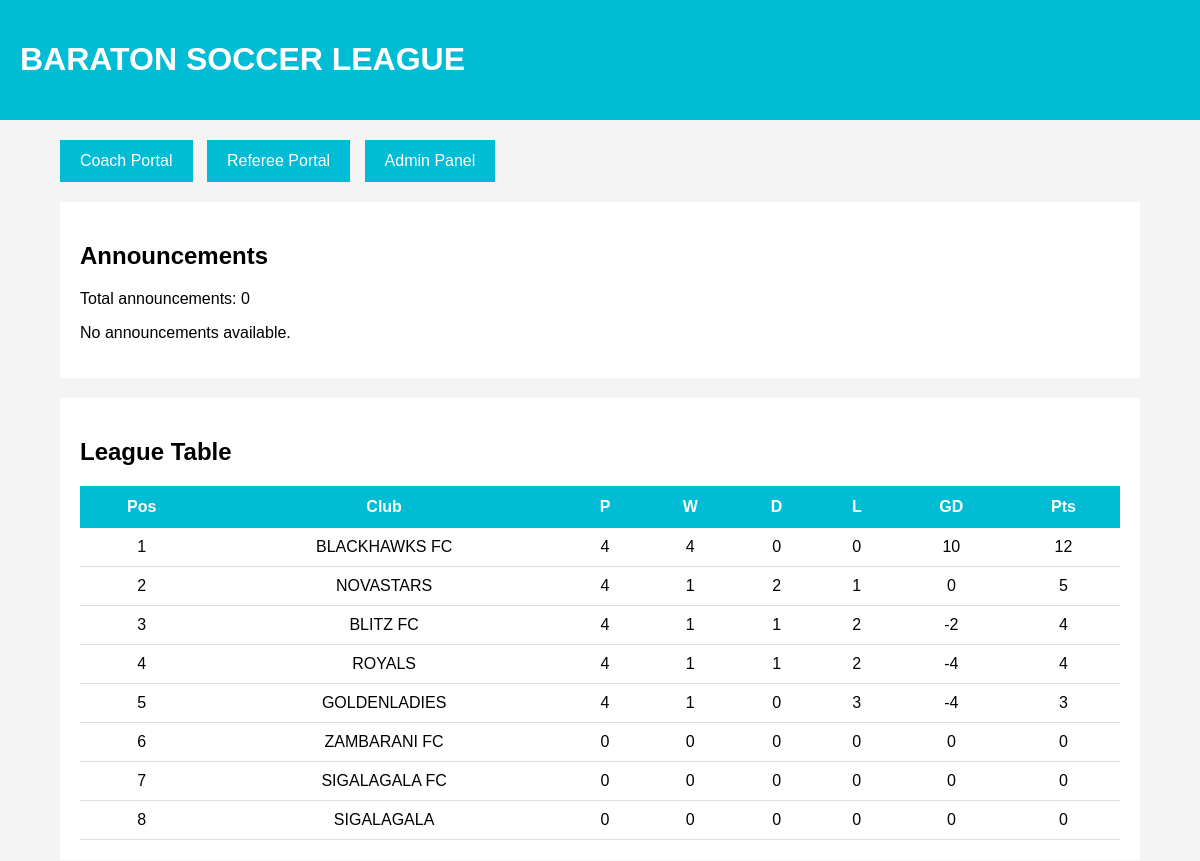
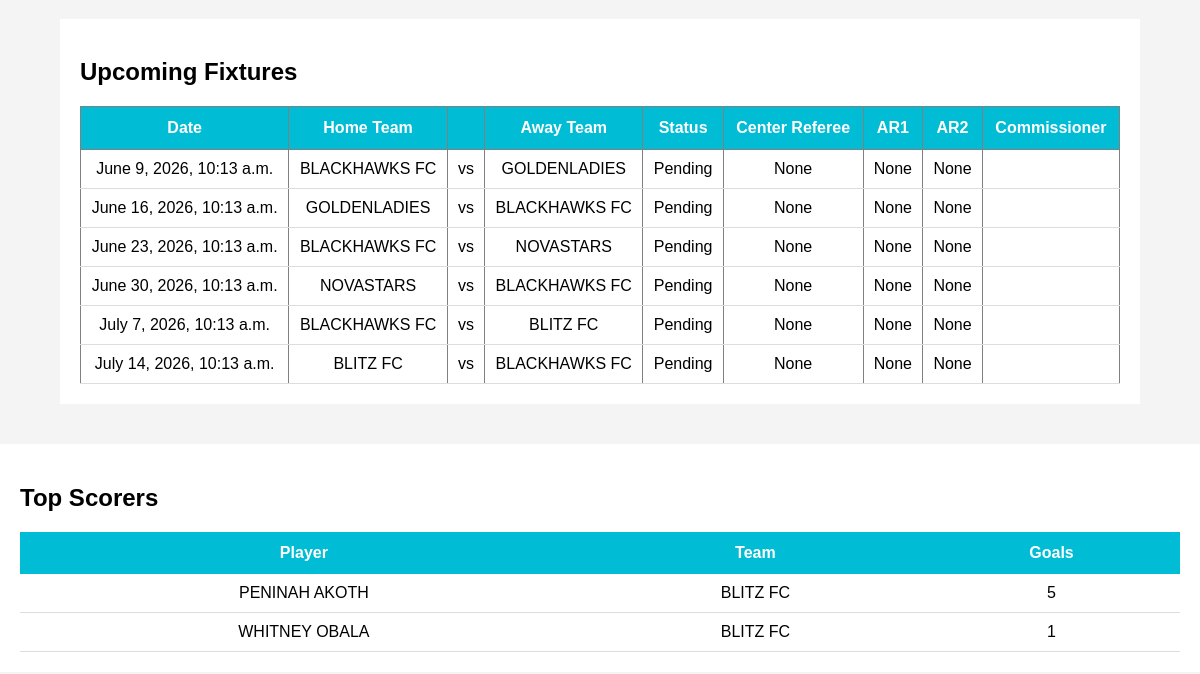
The app's page / (upper part), older data (2 pictures, top to bottom).
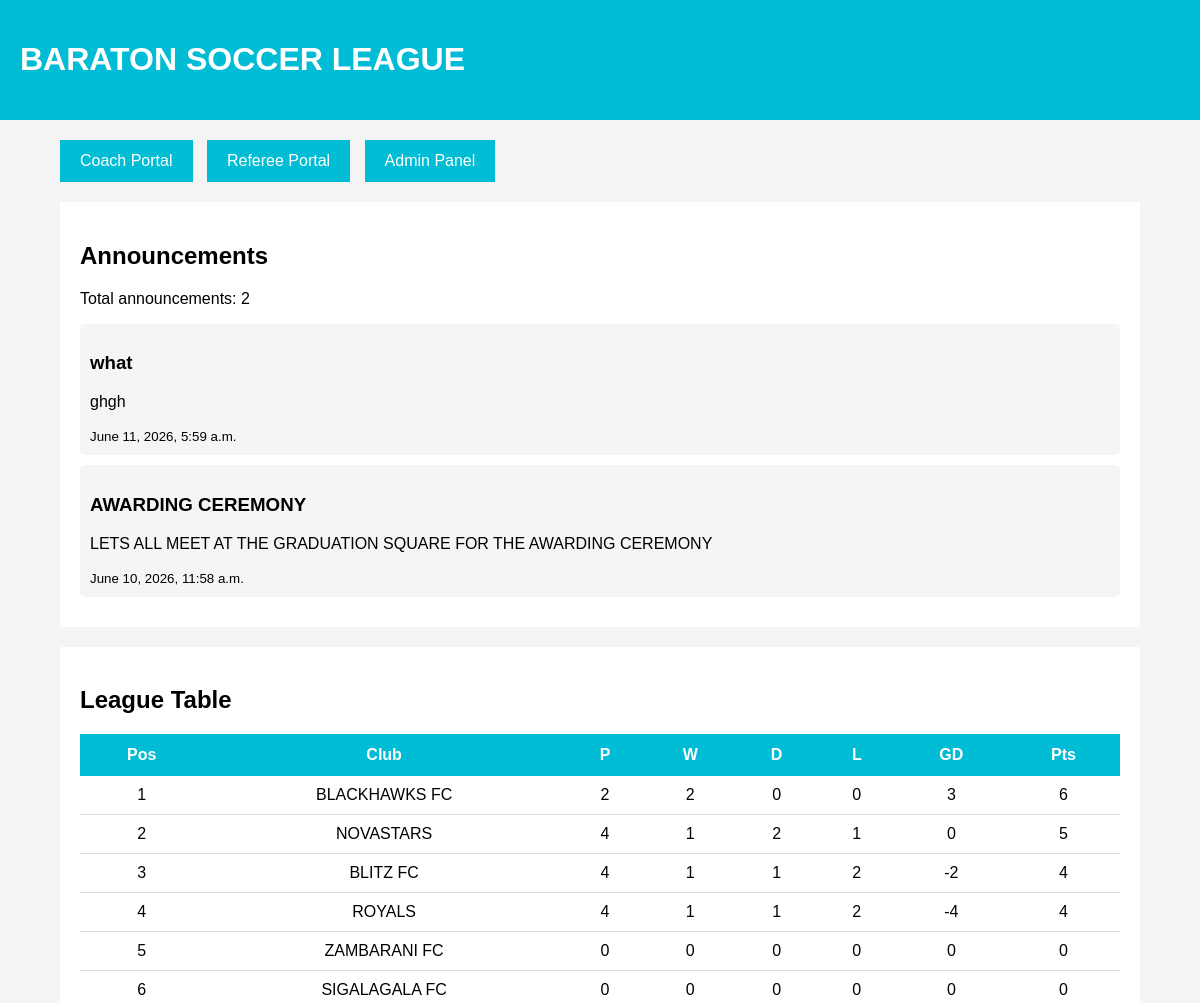
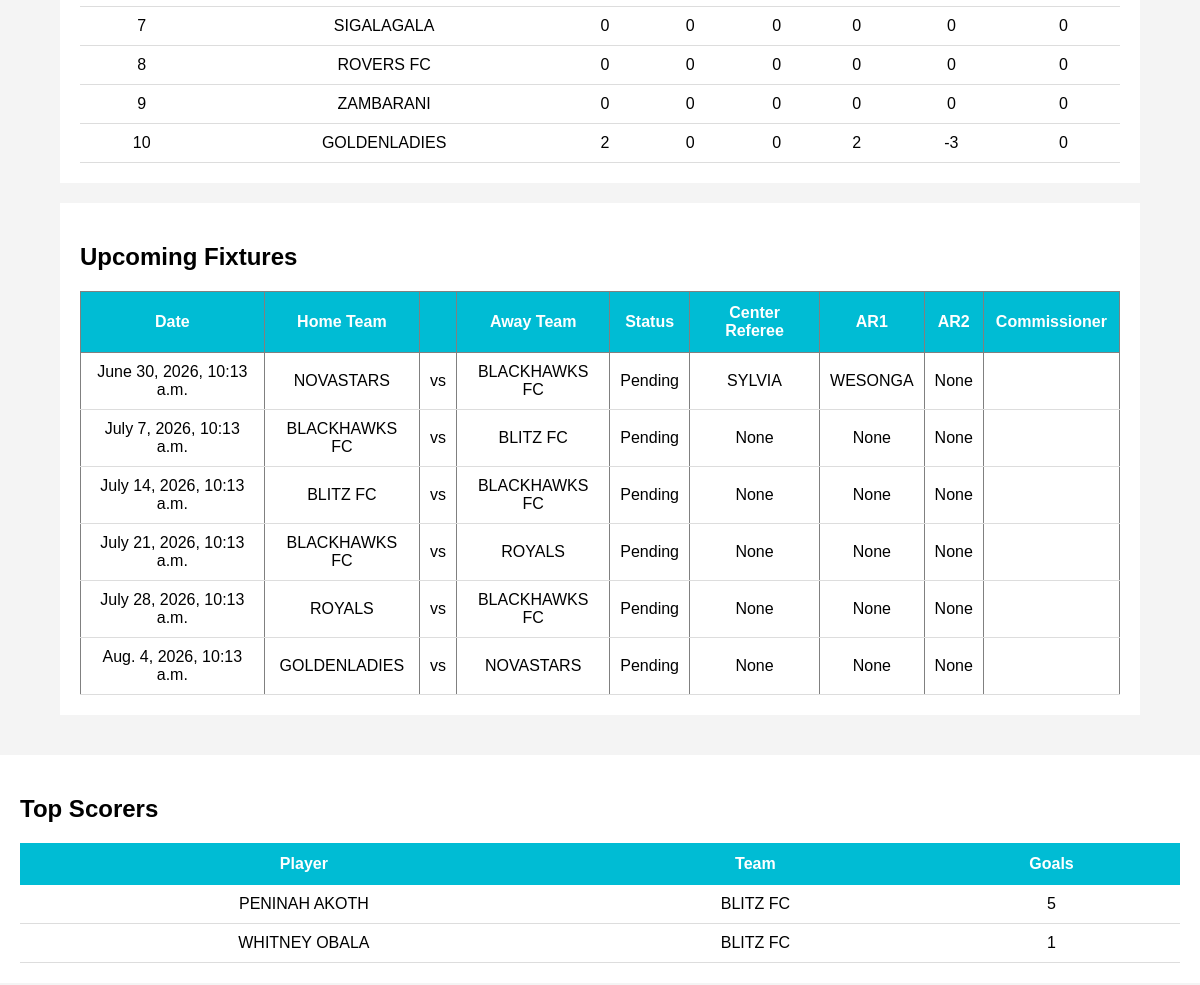
The same page, newer data (2 pictures, top to bottom).
### teams/models.py (models this page shows)
class Team(models.Model):
    CATEGORY_CHOICES = (
        ('Men', 'Men'),
        ('Ladies', 'Ladies'),
    )
    name = models.CharField(max_length=100)
    coach = models.ForeignKey(
    settings.AUTH_USER_MODEL,
    on_delete=models.SET_NULL,
    null=True,
    blank=True,
    limit_choices_to={'role': 'coach'}
)
    phone_number = models.CharField(
        max_length=15,
        blank=True,
        null=True
    )
    category = models.CharField(
        max_length=10,
        choices=CATEGORY_CHOICES,
        default='Men'
    )
    played = models.IntegerField(default=0)
    wins = models.IntegerField(default=0)
    draws = models.IntegerField(default=0)
    losses = models.IntegerField(default=0)
    goals_scored = models.IntegerField(default=0)
    goals_conceded = models.IntegerField(default=0)
    goal_difference = models.IntegerField(default=0)
    points = models.IntegerField(default=0)
    def __str__(self):
        return self.name

### matches/models.py (models this page shows, shortened)
class Match(models.Model):
    STATUS_CHOICES = (
        ('Pending', 'Pending'),
        ('Live', 'Live'),
        ('Completed', 'Completed'),
    )
    home_team = models.ForeignKey(
        'teams.Team',
        on_delete=models.CASCADE,
        related_name='home_matches'
    )
    away_team = models.ForeignKey(
        'teams.Team',
        on_delete=models.CASCADE,
        related_name='away_matches'
    )
    home_score = models.IntegerField(
        default=0
    )
    away_score = models.IntegerField(
        default=0
    )
    center_referee = models.ForeignKey(
    settings.AUTH_USER_MODEL,
    on_delete=models.SET_NULL,
    null=True,
    blank=True,
    related_name='center_referee_matches'
)
    assistant_referee_one = models.ForeignKey(
    settings.AUTH_USER_MODEL,
    on_delete=models.SET_NULL,
    null=True,
    blank=True,
    related_name='assistant_referee_one_matches'
)
    assistant_referee_two = models.ForeignKey(
    settings.AUTH_USER_MODEL,
    on_delete=models.SET_NULL,
    null=True,
    blank=True,
    related_name='assistant_referee_two_matches'
)
    match_commissioner = models.ForeignKey(
    settings.AUTH_USER_MODEL,
    on_delete=models.SET_NULL,
    null=True,
    blank=True,
    related_name='commissioner_matches'
)
    venue = models.CharField(
        max_length=100
    )
    match_date = models.DateTimeField()
    status = models.CharField(
        max_length=20,
        choices=STATUS_CHOICES,
        default='Pending'
    )
    created_at = models.DateTimeField(
        auto_now_add=True
    )

### players/models.py (models this page shows, shortened)
class Player(models.Model):
    player_name = models.CharField(max_length=100)
    school_id = models.CharField(max_length=50)
    age = models.IntegerField(default=18)
    jersey_number = models.IntegerField(default=0)
    phone_number = models.CharField(
        max_length=15,
        blank=True,
        null=True
    )
    POSITION_CHOICES = (
        ('Goalkeeper', 'Goalkeeper'),
        ('Defender', 'Defender'),
        ('Midfielder', 'Midfielder'),
        ('Forward', 'Forward'),
    )
    position = models.CharField(
        max_length=20,
        choices=POSITION_CHOICES,
        default='Defender'
    )
    goals = models.IntegerField(default=0)
    assists = models.IntegerField(default=0)
    clean_sheets = models.IntegerField(default=0)
    goal_conceded = models.IntegerField(default=0)
    yellow_cards = models.IntegerField(default=0)
    red_cards = models.IntegerField(default=0)
    is_suspended = models.BooleanField(default=False)
    suspension_matches = models.IntegerField(default=0)
    team = models.ForeignKey(
        'teams.Team',
        on_delete=models.CASCADE,
        related_name='players'
    )

### notifications/models.py (models this page shows, shortened)
class Announcement(models.Model):
    AUDIENCE_CHOICES = (
        ('all', 'All Users'),
        ('coaches', 'Coaches Only'),
        ('referees', 'Referees Only'),
    )
    audience = models.CharField(
        max_length=20,
        choices=AUDIENCE_CHOICES,
        default='all')
    title = models.CharField(max_length=200)
    message = models.TextField()
    created_at = models.DateTimeField(auto_now_add=True)

### users/models.py (models this page shows)
class CustomUser(AbstractUser):
    ROLE_CHOICES = (
        ('admin', 'Admin'),
        ('coach', 'Coach'),
        ('referee', 'Referee'),
    )
    role = models.CharField(
        max_length=20,
        choices=ROLE_CHOICES,
        default='coach'
    )
    phone_number = models.CharField(
        max_length=15,
        blank=True,
        null=True
    )
    def __str__(self):
        return self.username

### teams/views.py (the view)
# urls.py: path('', views.home, name='home'),
def home(request):
    teams = Team.objects.all().order_by('-points', '-goal_difference')
    matches = Match.objects.all().order_by('-match_date')[:6]
    fixtures = Match.objects.filter(
        status='Pending'
    ).order_by('match_date')[:6]
    top_scorers = Player.objects.filter(
        goals__gt=0
    ).order_by('-goals')[:5]
    top_assists = Player.objects.filter(
        assists__gt=0
    ).order_by('-assists')[:5]
    clean_sheets = Player.objects.filter(
        position='Goalkeeper'
    ).order_by(
        '-clean_sheets',
        'goal_conceded'
    )[:5]
    announcements = Announcement.objects.filter(
        audience='all'
    ).order_by('-created_at')
    context = {
        'teams': teams,
        'matches': matches,
        'fixtures': fixtures,
        'top_scorers': top_scorers,
        'top_assists': top_assists,
        'clean_sheets': clean_sheets,
        'announcements': announcements,
    }
    return render(request, 'core/home.html', context)

### templates/core/home.html (shortened to what this page needs)
<!DOCTYPE html>
<html>
<head>
</head>
<body>
<header>
    <h1>BARATON SOCCER LEAGUE</h1>
</header>
<div class="container">
    <div class="buttons">
        <a href="/login/" class="btn">
            Coach Portal
        </a>
        <a href="/referee-login-page/" class="btn">
            Referee  Portal
        </a>
        <a href="/admin/" class="btn">
            Admin Panel
        </a>
    </div>
    <div class="section">
        <h2>Announcements</h2>
        <p>Total announcements: {{ announcements|length  }}</p>
        {% for announcement in announcements %}
            <div style="background:#f5f5f5; padding:10px; margin-bottom:10px;
            border-radius:5px;">
                <h3>{{ announcement.title }}</h3>
                <p>{{ announcement.message }}</p>
                <small>{{ announcement.created_at }}</small>
            </div>
        {% empty %}
            <p>No announcements available.</p>
        {% endfor %}
        </div>
    <div class="section">
        <h2>League Table</h2>
        <table>
            <tr>
                <th>Pos</th>
                <th>Club</th>
                <th>P</th>
                <th>W</th>
                <th>D</th>
                <th>L</th>
                <th>GD</th>
                <th>Pts</th>
            </tr>
            {% for team in teams %}
            <tr>
                <td>{{ forloop.counter }}</td>
                <td>{{ team.name }}</td>
                <td>{{ team.played }}</td>
                <td>{{ team.wins }}</td>
                <td>{{ team.draws }}</td>
                <td>{{ team.losses }}</td>
                <td>{{ team.goal_difference }}</td>
                <td>{{ team.points }}</td>
            </tr>
            {% endfor %}
        </table>
    </div>
    <div class="section">
        <h2>Upcoming Fixtures</h2>
<table border="1" cellpadding="10" cellspacing="0">
    <tr>
        <th>Date</th>
        <th>Home Team</th>
        <th></th>
        <th>Away Team</th>
        <th>Status</th>
        <th>Center Referee</th>
        <th>AR1</th>
        <th>AR2</th>
        <th>Commissioner</th>
    </tr>
    {% for match in fixtures %}
    <tr>
        <td>{{ match.match_date }}</td>
        <td>{{ match.home_team }}</td>
        <td>vs</td>
        <td>{{ match.away_team }}</td>
        <td>{{ match.status }}</td>
        <td>{{ match.center_referee }}</td>
        <td>{{ match.assistant_referee_one }}</td>
        <td>{{ match.assistant_referee_two }}</td>
        <td>{{ match.commissioner }}</td>
    </tr>
    {% empty %}
    <tr>
        <td colspan="5">No upcoming fixtures</td>
    </tr>
    {% endfor %}
</table>
    </div>
</div>
</body>
</html>
<div class="section">
    <h2>Top Scorers</h2>
    <table>
        <tr>
            <th>Player</th>
            <th>Team</th>
            <th>Goals</th>
        </tr>
        {% for player in top_scorers %}
        <tr>
            <td>{{ player.player_name }}</td>
            <td>{{player.team}}</td>
            <td>{{ player.goals }}</td>
        </tr>
        {% endfor %}
    </table>
</div>

Row changes from the older to the newer data that the page shows:
no longer on this page (row edited): Match: match_date "June 9, 2026, 10:13 a.m.", home_team "BLACKHAWKS FC", away_team "GOLDENLADIES", status "Pending", center_referee "None", assistant_referee_one "None", assistant_referee_two "None"
no longer on this page (row edited): Match: match_date "June 16, 2026, 10:13 a.m.", home_team "GOLDENLADIES", away_team "BLACKHAWKS FC", status "Pending", center_referee "None", assistant_referee_one "None", assistant_referee_two "None"
no longer on this page (row edited): Match: match_date "June 23, 2026, 10:13 a.m.", home_team "BLACKHAWKS FC", away_team "NOVASTARS", status "Pending", center_referee "None", assistant_referee_one "None", assistant_referee_two "None"
added Announcement: title "what", message "ghgh", created_at "June 11, 2026, 5:59 a.m."
added Announcement: title "AWARDING CEREMONY", message "LETS ALL MEET AT THE GRADUATION SQUARE FOR THE AWARDING CEREMONY", created_at "June 10, 2026, 11:58 a.m."
changed Team "BLACKHAWKS FC": played "4" → "2"; wins "4" → "2"; goal_difference "10" → "3"; points "12" → "6"
added Team: name "ROVERS FC", played "0", wins "0", draws "0", losses "0", goal_difference "0", points "0"
added Team: name "ZAMBARANI", played "0", wins "0", draws "0", losses "0", goal_difference "0", points "0"
changed Team "GOLDENLADIES": played "4" → "2"; wins "1" → "0"; losses "3" → "2"; goal_difference "-4" → "-3"; points "3" → "0"; moves down the list
changed Match: center_referee "None" → "SYLVIA"; assistant_referee_one "None" → "WESONGA"
now on this page (row unchanged): Match: match_date "July 21, 2026, 10:13 a.m.", home_team "BLACKHAWKS FC", away_team "ROYALS", status "Pending", center_referee "None", assistant_referee_one "None", assistant_referee_two "None"
now on this page (row unchanged): Match: match_date "July 28, 2026, 10:13 a.m.", home_team "ROYALS", away_team "BLACKHAWKS FC", status "Pending", center_referee "None", assistant_referee_one "None", assistant_referee_two "None"
now on this page (row unchanged): Match: match_date "Aug. 4, 2026, 10:13 a.m.", home_team "GOLDENLADIES", away_team "NOVASTARS", status "Pending", center_referee "None", assistant_referee_one "None", assistant_referee_two "None"
Text that changed along with them:
{{ announcements|length }}: "0" → "2"
text no longer shown: "No announcements available."
